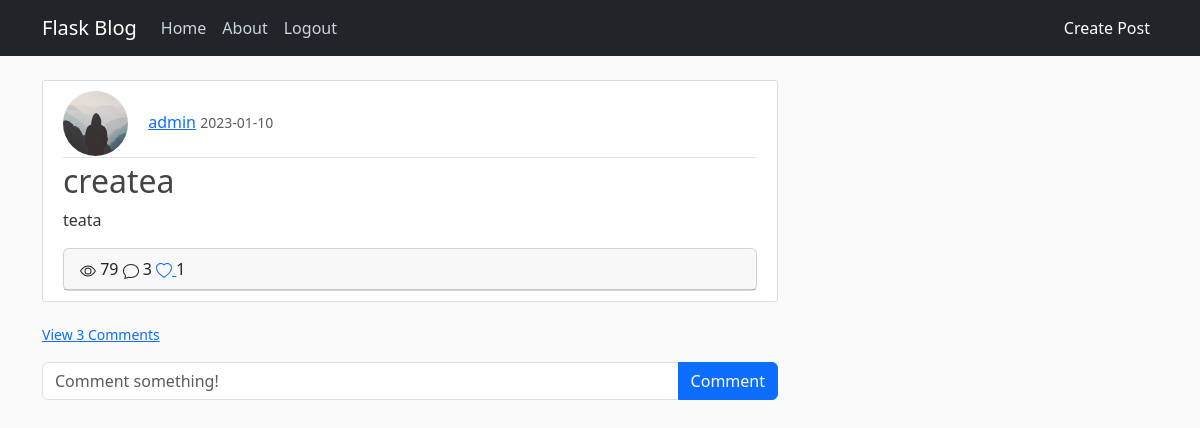
Screenshot of /post/1 (signed in) with the database file from the repository.
### blog/models.py (models this page shows, shortened)
class User(db.Model, UserMixin):
    id = db.Column(db.Integer, primary_key=True)
    username = db.Column(db.String(20), unique=True, nullable=False)
    email = db.Column(db.String(120), unique=True, nullable=False)
    image_file = db.Column(db.String(20), nullable=False, default='default.jpg')
    password = db.Column(db.String(60), nullable=False)
    posts = db.relationship('Post', backref='user', lazy=True)
    comments = db.relationship('Comment', backref='user', passive_deletes=True)
    likes = db.relationship('Like', backref='user', passive_deletes=True)

class Post(db.Model):
    id = db.Column(db.Integer, primary_key=True)
    title = db.Column(db.String(100), nullable=False)
    date_posted = db.Column(db.DateTime, nullable=False, default=datetime.utcnow)
    content = db.Column(db.Text, nullable=False)
    user_id = db.Column(db.Integer, db.ForeignKey('user.id'), nullable=False)
    views = db.Column(db.Integer, default=0)
    comments = db.relationship('Comment', backref='post', passive_deletes=True)
    likes = db.relationship('Like', backref='post', passive_deletes=True)

### blog/post/views.py (the view)
@post.route('/post/<int:post_id>')
def post_detail(post_id):
    post = Post.query.get_or_404(post_id)
    reviews = Comment.query.filter_by(post_id=post_id)
    post.views += 1
    db.session.commit()
    return render_template('post.html', title=post.title, post=post, reviews=reviews)

### blog/models.py (called while the page is built)
@login_manager.user_loader
def load_user(user_id):
    return User.query.get(int(user_id))

### blog/templates/post.html (shortened to what this page needs)
{% extends "base.html" %}
{% block content %}
  <article class="media content-section">
    <div class="media-body">
      <div class="article-metadata">
        <img class="rounded-circle article-img" src="{{ url_for('static', filename='profile_pics/' + post.user.image_file) }}">
        <a class="mr-2" href="#">{{ post.user.username }}</a>
        <small class="text-muted">{{ post.date_posted.strftime('%Y-%m-%d') }}</small>
      </div>
      <h2 class="article-title">{{ post.title }}</h2>
      <p class="article-content">{{ post.content }}</p>
      <div class="card">
       <div class="card-header">
           {{post.views}}
            {{post.comments|length}}
           <a href="/like-post/{{post.id}}">
           </a>
             {{post.likes|length}}
       </div>
      </div>
    </div>
  </article>
      <p class="card-text">
        {% if post.comments|length > 0 %}
        <a data-bs-toggle="collapse" href="#comments-{{post.id}}" role="button">
          <small>View {{post.comments|length}} Comments</small>
        </a>
        {% else %}
        <small class="text-muted">No Comments</small>
        {% endif %}
      </p>
     <form class="input-group mb-3" method="POST" action="/create-comment/{{post.id}}">
        <input
          type="text"
          id="text"
          name="text"
          class="form-control"
          placeholder="Comment something!"
        />
        <button type="submit" class="btn btn-primary">Comment</button>
      </form>
{% endblock content %}

### blog/static/main.css (style rules this page uses)
body { background: #fafafa; color: #333333; margin-top: 5rem; }
h1, h2, h3, h4, h5, h6 { color: #444444; }
.content-section { background: #ffffff; padding: 10px 20px; border: 1px solid #dddddd; border-radius: 3px; margin-bottom: 20px; }
.article-title { color: #444444; }
.article-content { white-space: pre-line; }
.article-img { height: 65px; width: 65px; margin-right: 16px; }
.article-metadata { padding-bottom: 1px; margin-bottom: 4px; border-bottom: 1px solid #e3e3e3 }

### rows the page displays
User: image_file (placeholder picture), user.username "admin"
Post: date_posted "2023-01-10", title "createa", content "teata", views "79"

### other values shown
{{ post.comments|length }} "3"
{{ post.likes|length }} "1"
